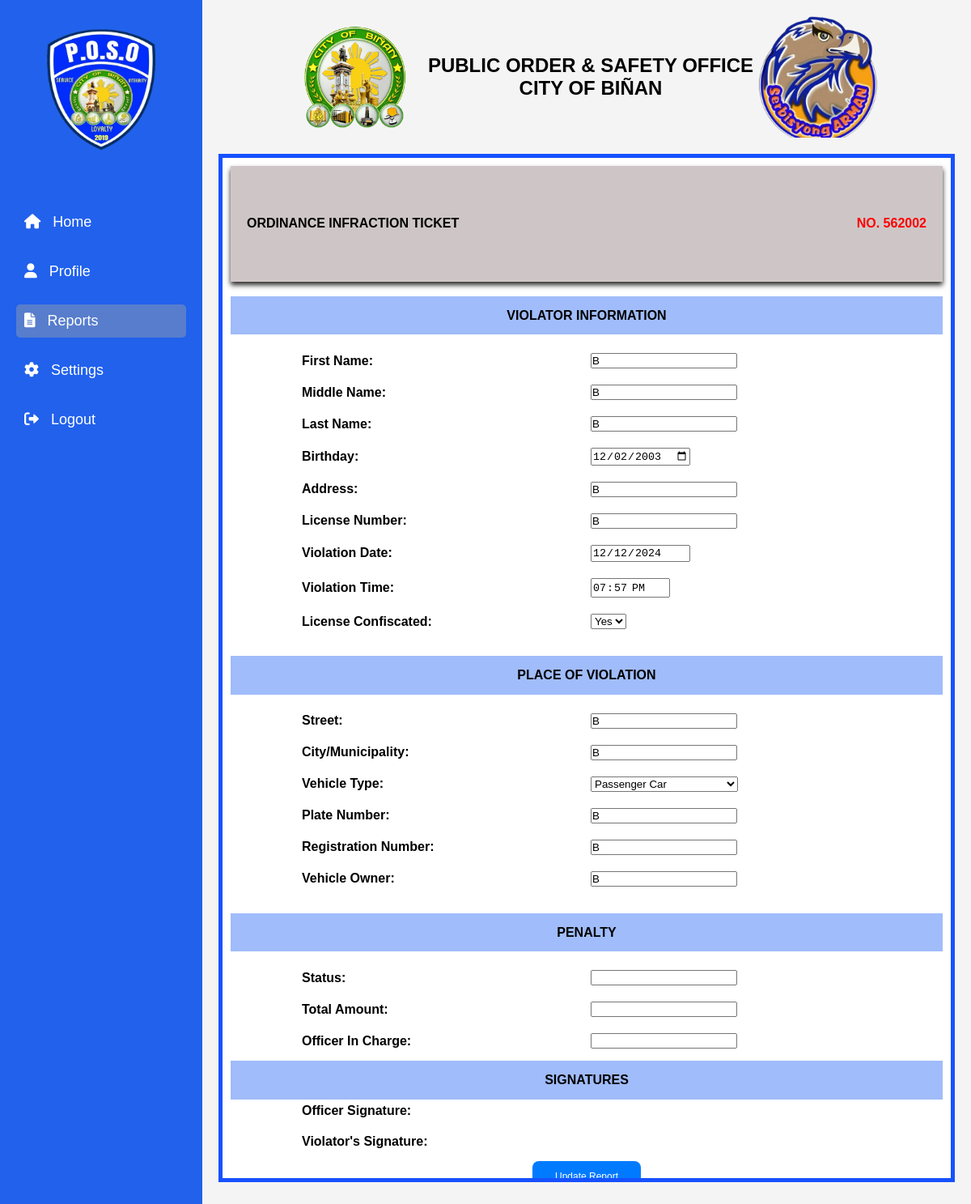
The app's page /admin/sm.php?ticket_number=562002 (signed in), older data.
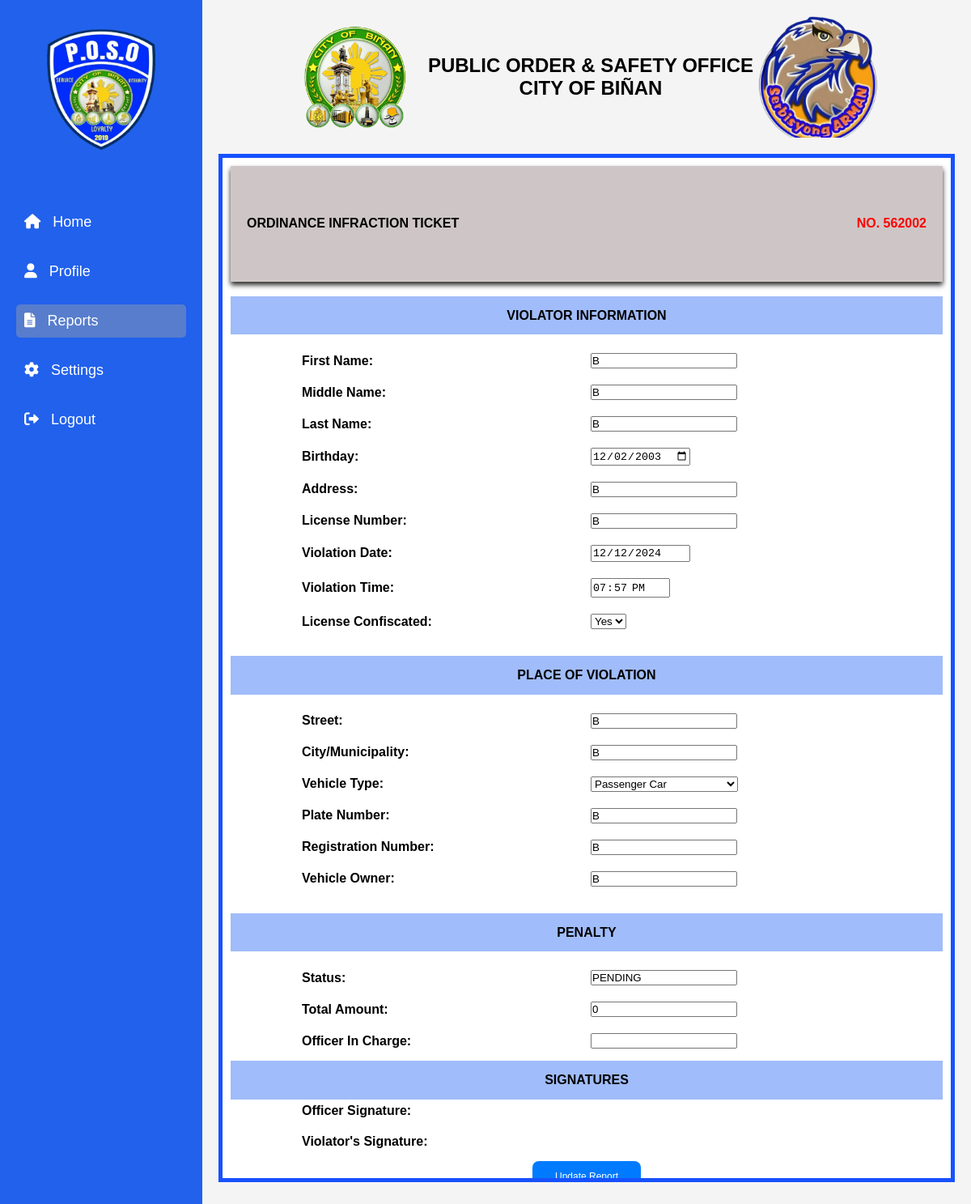
The same page, newer data.
### tables this page shows
CREATE TABLE `report` (
  `ID` int(11) NOT NULL,
  `ticket_number` varchar(8) DEFAULT NULL,
  `first_name` varchar(100) DEFAULT NULL,
  `middle_name` varchar(100) DEFAULT NULL,
  `last_name` varchar(100) DEFAULT NULL,
  `dob` date DEFAULT NULL,
  `address` varchar(255) DEFAULT NULL,
  `license` varchar(50) DEFAULT NULL,
  `confiscated` enum('yes','no') NOT NULL,
  `violation_date` date DEFAULT NULL,
  `violation_time` time DEFAULT NULL,
  `street` varchar(100) DEFAULT NULL,
  `plate_number` varchar(20) DEFAULT NULL,
  `city` varchar(100) DEFAULT NULL,
  `registration` varchar(100) DEFAULT NULL,
  `vehicle_type` varchar(50) DEFAULT NULL,
  `vehicle_owner` varchar(100) DEFAULT NULL,
  `created_at` timestamp NOT NULL DEFAULT current_timestamp(),
  `signature` longblob NOT NULL
);

CREATE TABLE `2_violation` (
  `ID` int(10) NOT NULL,
  `ticket_number` varchar(255) NOT NULL,
  `first_name` varchar(255) NOT NULL,
  `last_name` varchar(255) NOT NULL,
  `second_violation` varchar(1000) NOT NULL,
  `second_total` int(10) NOT NULL,
  `others_violation` varchar(1000) NOT NULL,
  `others_total` int(10) NOT NULL,
  `notes` varchar(1000) NOT NULL,
  `STATUS` varchar(255) NOT NULL DEFAULT 'PENDING',
  `2o_firstname` text NOT NULL,
  `2o_lastname` text NOT NULL,
  `2o_signature` longblob NOT NULL
);

### admin/sm.php (the view, shortened to what this page needs)
<?php
include 'connection.php';
$ticket_number = isset($_GET['ticket_number']) ? $_GET['ticket_number'] : '';
$stmt = $conn->prepare("
    SELECT
        r.ticket_number,
        r.violation_date,
        r.violation_time,
        r.first_name,
        r.middle_name,
        r.last_name,
        r.dob,
        r.address,
        r.license,
        r.registration,
        r.vehicle_owner,
        r.confiscated,
        r.street,               -- Street of violation
        r.city,                 -- City/Municipality
        r.vehicle_type,         -- Vehicle Type
        r.plate_number,         -- Plate Number
        r.signature AS violator_signature  -- Signature of violator (BLOB)
    FROM
        report AS r
    WHERE
        r.ticket_number = :ticket_number
");
$stmt->bindParam(':ticket_number', $ticket_number);
$stmt->execute();
$report = $stmt->fetch(PDO::FETCH_ASSOC);
$status = $amount = $officer_name = $officer_signature = '';
$stmt = $conn->prepare("
    SELECT
        v.status,
        v.first_total,
        v.others_total,
        v.o_firstname,
        v.o_lastname,
        v.o_signature
    FROM
        violation AS v
    WHERE
        v.ticket_number = :ticket_number
");
$stmt->bindParam(':ticket_number', $ticket_number);
$stmt->execute();
$violation = $stmt->fetch(PDO::FETCH_ASSOC);
if ($violation) {
    $status = $violation['status'];
    $amount = $violation['first_total'] + $violation['others_total'];
    $officer_name = $violation['o_firstname'] . ' ' . $violation['o_lastname'];
}
$stmt = $conn->prepare("
    SELECT
        v2.status,
        v2.second_total,
        v2.others_total,
        v2.2o_firstname,
        v2.2o_lastname,
        v2.2o_signature
    FROM
        2_violation AS v2
    WHERE
        v2.ticket_number = :ticket_number
");
$stmt->bindParam(':ticket_number', $ticket_number);
$stmt->execute();
$violation2 = $stmt->fetch(PDO::FETCH_ASSOC);
if ($violation2) {
    $status = $violation2['status'];
    $amount = $violation2['second_total'] + $violation2['others_total'];
    $officer_name = $violation2['2o_firstname'] . ' ' . $violation2['2o_lastname'];
}
?>
<!DOCTYPE html>
<html lang="en">
<head>
    <link rel="stylesheet" href="/POSO/admin/css/d_style.css">
    <link rel="stylesheet" href="https://cdnjs.cloudflare.com/ajax/libs/font-awesome/6.0.0-beta3/css/all.min.css">
</head>
<body>
    <div class="sidebar">
        <div class="logo">
            <img src="/POSO/images/right.png" alt="POSO Logo">
        </div>
        <ul>
            <li><a href="dashboard.php"><i class="fas fa-home"></i> Home</a></li>
            <li><a href="#"><i class="fas fa-user"></i> Profile</a></li>
            <li><a href="report.php" class="active"><i class="fas fa-file-alt"></i> Reports</a></li>
            <li><a href="#"><i class="fas fa-cog"></i> Settings</a></li>
            <li><a href="logout.php"><i class="fas fa-sign-out-alt"></i> Logout</a></li>
        </ul>
    </div>
    <div class="main-content">
        <header>
            <img src="/POSO/images/left.png" alt="City">
            <h1>PUBLIC ORDER & SAFETY OFFICE<br>CITY OF BIÑAN</h1>
            <img src="/POSO/images/arman.png" alt="POSO">
        </header>
<form class="sm" method="POST" action="update_report.php?ticket_number=<?= $_GET['ticket_number'] ?>">
    <div class="inside">
        <h2 class="gray" style="display: flex; justify-content: space-between; align-items: center;">
            ORDINANCE INFRACTION TICKET
            <span style="color: red;">NO. <?= htmlspecialchars($report['ticket_number']) ?></span>
        </h2>
        <div class="violator-info">
    <br>
    <h3 class="title">VIOLATOR INFORMATION</h3>
    <br>
    <div class="info-container">
        <div><strong>First Name:</strong></div>
        <div><input type="text" name="first_name" value="<?= htmlspecialchars($report['first_name']) ?>"></div>
    </div>
    <div class="info-container">
        <div><strong>Middle Name:</strong></div>
        <div><input type="text" name="middle_name" value="<?= htmlspecialchars($report['middle_name']) ?>"></div>
    </div>
    <div class="info-container">
        <div><strong>Last Name:</strong></div>
        <div><input type="text" name="last_name" value="<?= htmlspecialchars($report['last_name']) ?>"></div>
    </div>
    <div class="info-container">
        <div><strong>Birthday:</strong></div>
        <div><input type="date" name="dob" value="<?= htmlspecialchars($report['dob']) ?>"></div>
    </div>
    <div class="info-container">
        <div><strong>Address:</strong></div>
        <div><input type="text" name="address" value="<?= htmlspecialchars($report['address']) ?>"></div>
    </div>
    <div class="info-container">
        <div><strong>License Number:</strong></div>
        <div><input type="text" name="license" value="<?= htmlspecialchars($report['license']) ?>" readonly></div>
    </div>
    <div class="info-container">
        <div><strong>Violation Date:</strong></div>
        <div><input type="date" name="violation_date" value="<?= htmlspecialchars($report['violation_date']) ?>" readonly></div>
    </div>
    <div class="info-container">
        <div><strong>Violation Time:</strong></div>
        <div><input type="time" name="violation_time" value="<?= htmlspecialchars($report['violation_time']) ?>" readonly></div>
    </div>
    <div class="info-container">
        <div><strong>License Confiscated:</strong></div>
        <div>
            <select name="confiscated">
                <option value="1" <?= $report['confiscated'] ? 'selected' : '' ?>>Yes</option>
            </select>
        </div>
    </div>
</div>
        <div class="place-info">
            <br>
            <h3 class="title">PLACE OF VIOLATION</h3>
            <br>
            <div class="info-container">
                <div><strong>Street:</strong></div>
                <div><input type="text" name="street" value="<?= htmlspecialchars($report['street']) ?>"readonly></div>
            </div>
            <div class="info-container">
                <div><strong>City/Municipality:</strong></div>
                <div><input type="text" name="city" value="<?= htmlspecialchars($report['city']) ?>"readonly></div>
            </div>
            <div class="info-container">
    <div><strong>Vehicle Type:</strong></div>
    <div>
        <select id="vehicle_type" name="vehicle_type" class="form-control">
            <option value="Passenger Car" <?= $report['vehicle_type'] == 'Passenger Car' ? 'selected' : '' ?>>Passenger Car</option>
        </select>
    </div>
</div>
            <div class="info-container">
                <div><strong>Plate Number:</strong></div>
                <div><input type="text" name="plate_number" value="<?= htmlspecialchars($report['plate_number']) ?>"readonly></div>
            </div>
            <div class="info-container">
                <div><strong>Registration Number:</strong></div>
                <div><input type="text" name="registration" value="<?= htmlspecialchars($report['registration']) ?>"readonly></div>
            </div>
            <div class="info-container">
                <div><strong>Vehicle Owner:</strong></div>
                <div><input type="text" name="vehicle_owner" value="<?= htmlspecialchars($report['vehicle_owner']) ?>"></div>
            </div>
        </div>
        <div class="penalty-info">
            <br>
            <h3 class="title">PENALTY</h3>
            <br>
            <div class="info-container">
                <div><strong>Status:</strong></div>
                <div><input type="text" name="status" value="<?= htmlspecialchars($status) ?>"></div>
            </div>
            <div class="info-container">
                <div><strong>Total Amount:</strong></div>
                <div><input type="number" name="amount" value="<?= htmlspecialchars($amount) ?>" step="0.01"></div>
            </div>
            <div class="info-container">
                <div><strong>Officer In Charge:</strong></div>
                <div><input type="text" name="officer_name" value="<?= htmlspecialchars($officer_name) ?>"readonly></div>
            </div>
            <h3 class="title">SIGNATURES</h3>
            <div class="info-container">
                <div><strong>Officer Signature:</strong></div>
            </div>
            <div class="info-container">
                <div><strong>Violator's Signature:</strong></div>
            </div>
        </div>
    </div>
    <div style="text-align: center;">
    <button type="submit">Update Report</button>
</div>
</form>
    </div>
</body>
</html>

### admin/css/d_style.css (style rules this page uses)
* { margin: 0; padding: 0; box-sizing: border-box; }
body { font-family: Arial, sans-serif; display: flex; }
.sidebar { width: 250px; background-color: #2161EC; height: auto; padding: 20px; }
.sidebar .logo { text-align: center; margin-bottom: 50px; }
.sidebar .logo img { width: 180px; height: auto; }
.sidebar ul { list-style: none; }
.sidebar ul li { margin: 20px 0; }
.sidebar ul li a { color: #fff; text-decoration: none; display: block; padding: 10px; font-size: 18px; }
.sidebar ul li a.active { background-color: #577dcc; border-radius: 5px; }
.sidebar ul li a i { margin-right: 10px; }
.main-content { flex-grow: 1; padding: 20px; background-color: #f4f4f4; }
header { text-align: center; margin-bottom: 20px; }
header img { height: 150px; vertical-align: middle; }
header h1 { display: inline-block; font-size: 24px; margin-left: 10px; vertical-align: middle; }
.sm { background-color: rgb(255, 255, 255); border: 5px solid rgb(23, 81, 255); padding-bottom: 8%; }
.gray { background-color: #cec6c6; width: auto; height: 9vh; font-size: 16px; font-weight: bold; padding: 20px; box-shadow: 0px 4px 6px rgba(0, 0, 0, 0.84); }
.title { display: flex; justify-content: center; align-items: center; background-color: #a0bcfa; width: auto; height: 3vh; font-size: 16px; font-weight: bold; padding: 20px; }
.info-container { display: grid; grid-template-columns: 200px auto; gap: 10px; margin-bottom: 10px; padding-left: 250px; margin-left: auto; margin-right: auto; max-width: 80%; }
.info-container div { align-self: center; }

### admin/sm.php (style rules this page uses)
form.sm { max-height: 80vh; max-width: 70vh; overflow-y: auto; padding: 10px; box-sizing: border-box; margin: 10px 0; text-align: left; }
h3.title { text-align: center; }
.info-container { display: flex; justify-content: space-between; padding: 5px 0; }
.info-container div { flex: 1; }
.main-content { height: 100vh; overflow: hidden; }
button[type="submit"] { background-color: #007bff; color: white; border: none; padding: 12px 28px; text-align: center; text-decoration: none; display: inline-block; font-size: 12px; cursor: pointer; border-radius: 8px; transition: background-color 0.3s ease, transform 0.3s ease; }

Row changes from the older to the newer data that the page shows:
added 2_violation: status "PENDING", amount "0"
